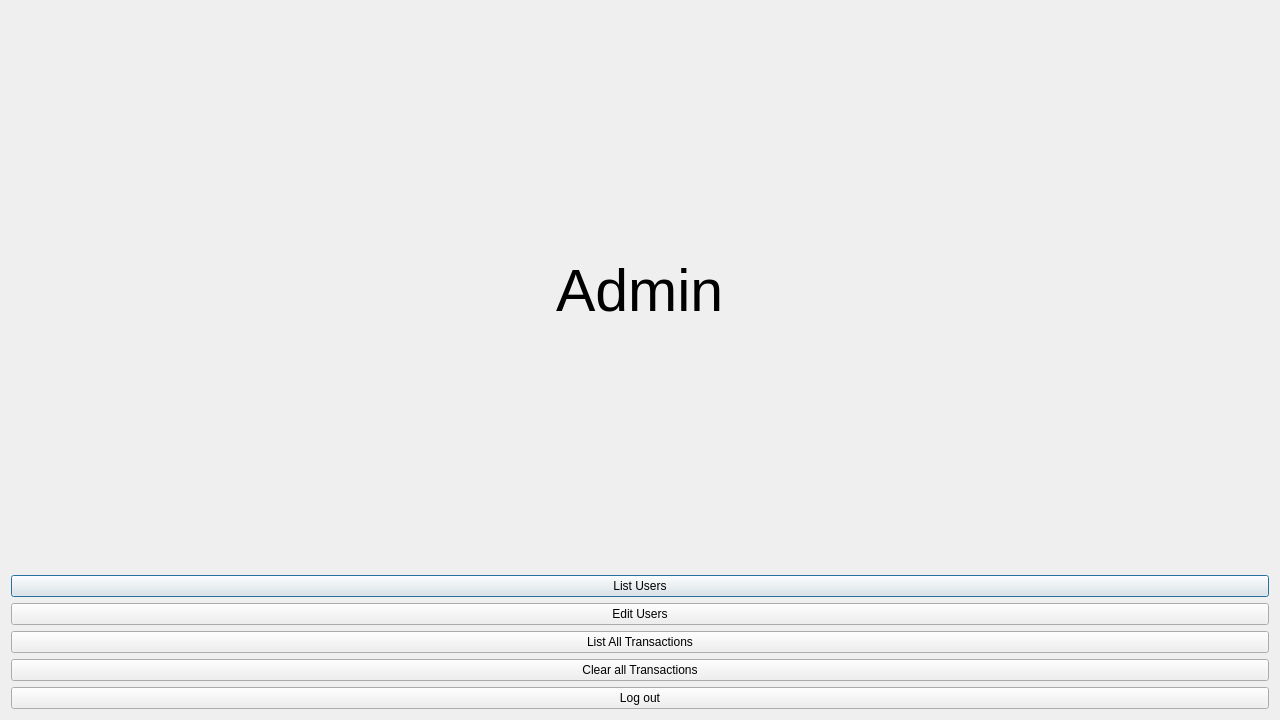
<?xml version="1.0" encoding="UTF-8"?>
<ui version="4.0">
 <class>adminwindow</class>
 <widget class="QDialog" name="adminwindow">
  <property name="geometry">
   <rect>
    <x>0</x>
    <y>0</y>
    <width>1280</width>
    <height>720</height>
   </rect>
  </property>
  <property name="windowTitle">
   <string>Dialog</string>
  </property>
  <layout class="QVBoxLayout" name="verticalLayout_2">
   <item alignment="Qt::AlignHCenter">
    <widget class="QLabel" name="label">
     <property name="font">
      <font>
       <pointsize>44</pointsize>
      </font>
     </property>
     <property name="text">
      <string>Admin</string>
     </property>
    </widget>
   </item>
   <item>
    <layout class="QVBoxLayout" name="verticalLayout">
     <item>
      <widget class="QPushButton" name="pushButton">
       <property name="text">
        <string>List Users</string>
       </property>
      </widget>
     </item>
     <item>
      <widget class="QPushButton" name="pushButton_2">
       <property name="text">
        <string>Edit Users</string>
       </property>
      </widget>
     </item>
     <item>
      <widget class="QPushButton" name="pushButton_4">
       <property name="text">
        <string>List All Transactions</string>
       </property>
      </widget>
     </item>
     <item>
      <widget class="QPushButton" name="pushButton_5">
       <property name="text">
        <string>Clear all Transactions</string>
       </property>
      </widget>
     </item>
     <item>
      <widget class="QPushButton" name="pushButton_3">
       <property name="text">
        <string>Log out</string>
       </property>
      </widget>
     </item>
    </layout>
   </item>
  </layout>
 </widget>
 <resources/>
 <connections/>
</ui>
